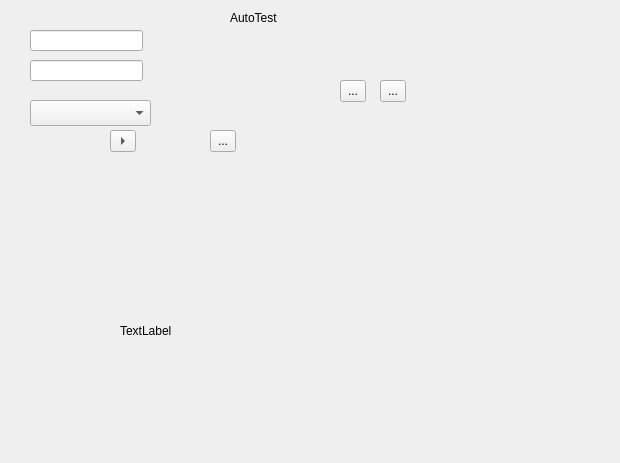
<?xml version="1.0" encoding="UTF-8"?>
<ui version="4.0">
 <class>AutoTestWidget</class>
 <widget class="QWidget" name="AutoTestWidget">
  <property name="geometry">
   <rect>
    <x>0</x>
    <y>0</y>
    <width>620</width>
    <height>463</height>
   </rect>
  </property>
  <property name="windowTitle">
   <string>Form</string>
  </property>
  <widget class="QLineEdit" name="lineEdit">
   <property name="geometry">
    <rect>
     <x>30</x>
     <y>30</y>
     <width>113</width>
     <height>21</height>
    </rect>
   </property>
  </widget>
  <widget class="QLineEdit" name="lineEdit_2">
   <property name="geometry">
    <rect>
     <x>30</x>
     <y>60</y>
     <width>113</width>
     <height>21</height>
    </rect>
   </property>
  </widget>
  <widget class="QComboBox" name="comboBox">
   <property name="geometry">
    <rect>
     <x>30</x>
     <y>100</y>
     <width>121</width>
     <height>26</height>
    </rect>
   </property>
  </widget>
  <widget class="QToolButton" name="toolButton">
   <property name="geometry">
    <rect>
     <x>110</x>
     <y>130</y>
     <width>26</width>
     <height>22</height>
    </rect>
   </property>
   <property name="text">
    <string>...</string>
   </property>
   <property name="arrowType">
    <enum>Qt::RightArrow</enum>
   </property>
  </widget>
  <widget class="QLabel" name="label">
   <property name="geometry">
    <rect>
     <x>230</x>
     <y>10</y>
     <width>60</width>
     <height>16</height>
    </rect>
   </property>
   <property name="text">
    <string>AutoTest</string>
   </property>
  </widget>
  <widget class="QLabel" name="label_2">
   <property name="geometry">
    <rect>
     <x>120</x>
     <y>220</y>
     <width>341</width>
     <height>221</height>
    </rect>
   </property>
   <property name="text">
    <string>TextLabel</string>
   </property>
   <property name="scaledContents">
    <bool>true</bool>
   </property>
  </widget>
  <widget class="QToolButton" name="toolButton_2">
   <property name="geometry">
    <rect>
     <x>210</x>
     <y>130</y>
     <width>26</width>
     <height>22</height>
    </rect>
   </property>
   <property name="text">
    <string>...</string>
   </property>
  </widget>
  <widget class="QToolButton" name="toolButton_3">
   <property name="geometry">
    <rect>
     <x>380</x>
     <y>80</y>
     <width>26</width>
     <height>22</height>
    </rect>
   </property>
   <property name="text">
    <string>...</string>
   </property>
  </widget>
  <widget class="QToolButton" name="toolButton_4">
   <property name="geometry">
    <rect>
     <x>340</x>
     <y>80</y>
     <width>26</width>
     <height>22</height>
    </rect>
   </property>
   <property name="text">
    <string>...</string>
   </property>
  </widget>
 </widget>
 <resources/>
 <connections/>
</ui>
